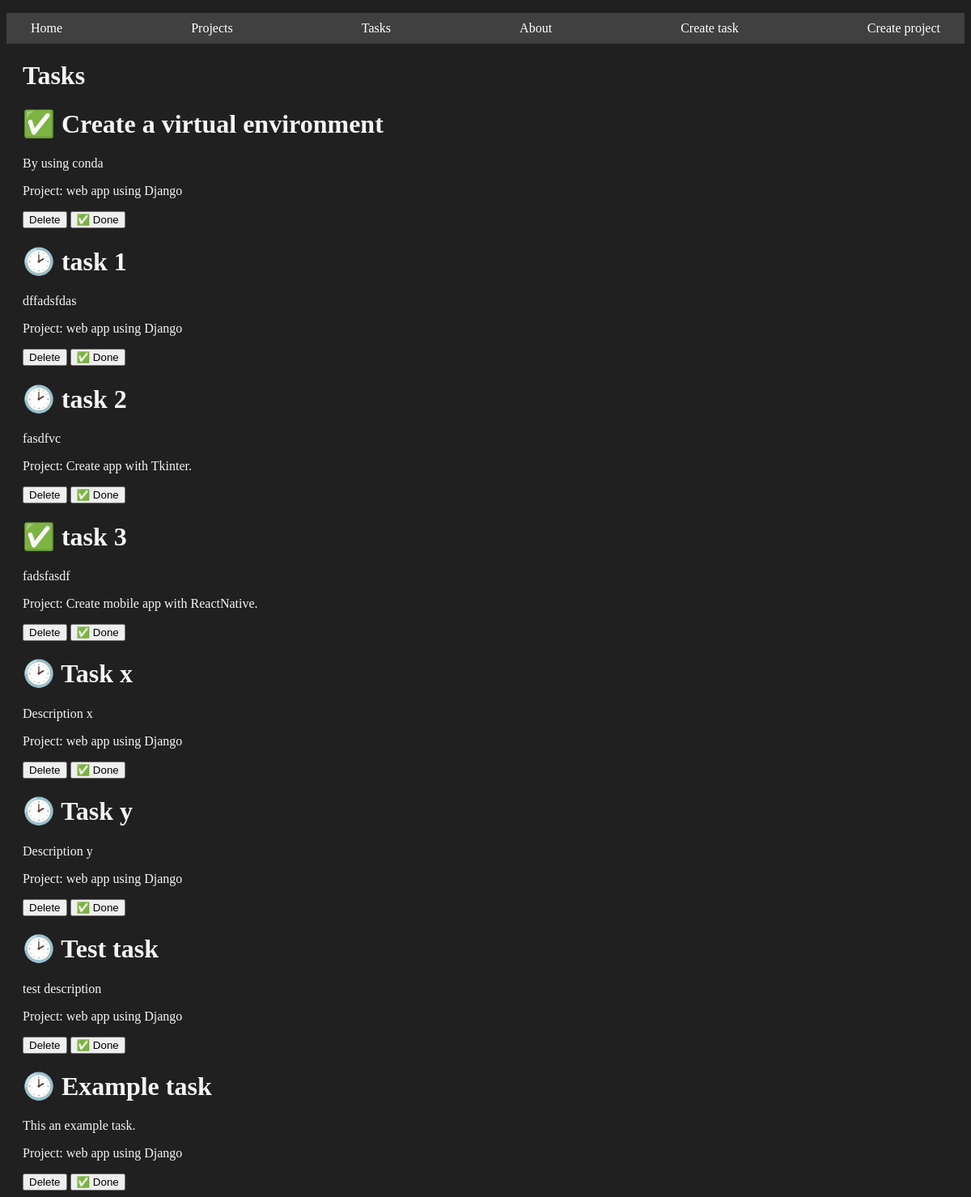
/tasks/, run on an earlier commit of the app's database.
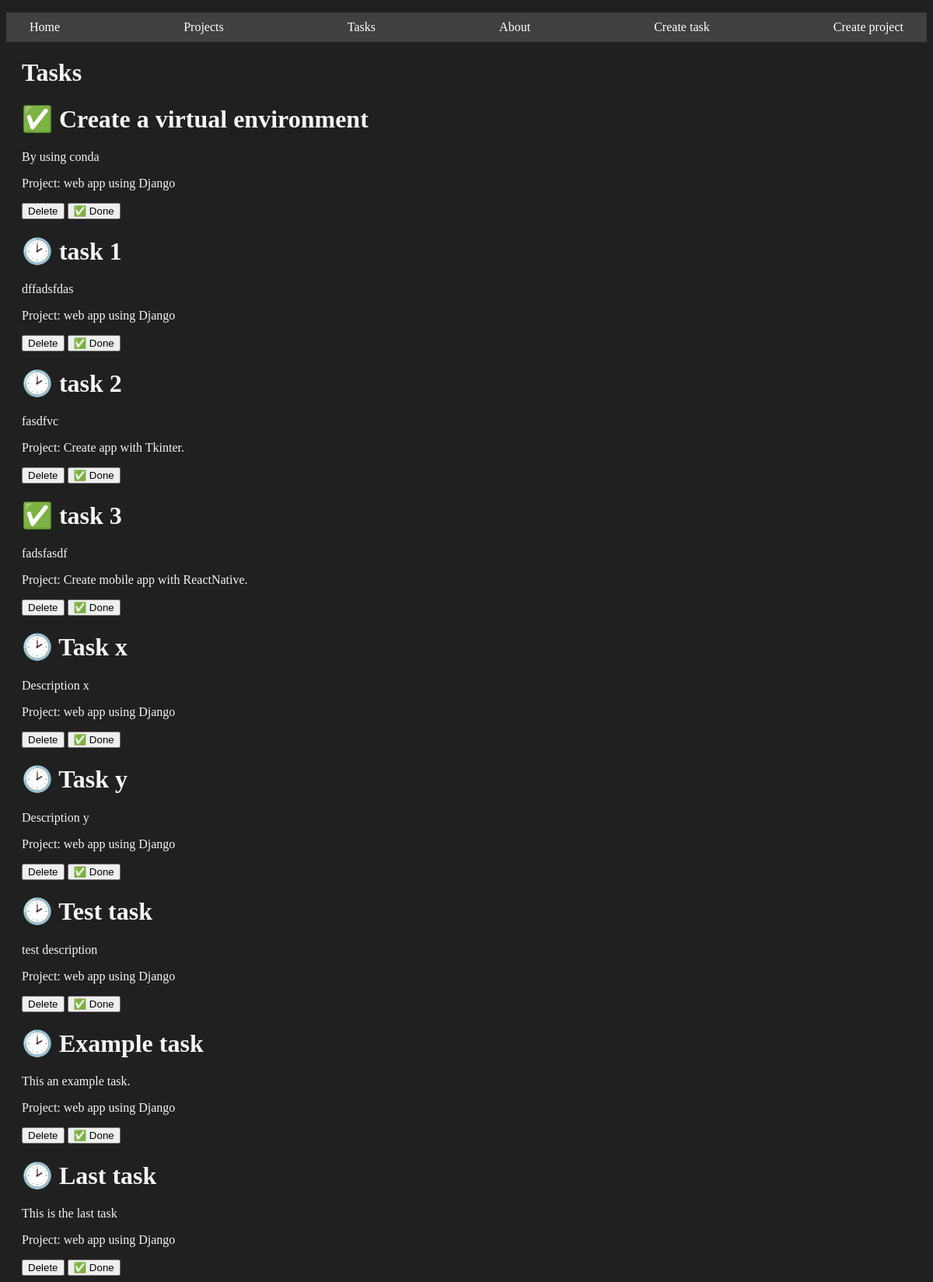
And on a later commit of the database.
### myapp/models.py (models this page shows, shortened)
class Task(models.Model):
    title = models.CharField(max_length=200)
    description = models.TextField()
    project = models.ForeignKey(Project, on_delete=models.CASCADE)
    done = models.BooleanField(default=False)

class Project(models.Model):
    name = models.CharField(max_length=200)

### myapp/views.py (the view)
# urls.py: path("tasks/", views.tasks, name="tasks"),
def tasks(request):
    tasks = Task.objects.all()
    return render(request, "tasks/tasks.html", {
        'tasks': tasks
    })

### myapp/templates/tasks/tasks.html
{% extends 'layouts/base.html' %} {% block content %}
<h1>Tasks</h1>
{% for task in tasks %}
<div>
  <h1>
    {% if task.done == False %} 🕑 {% else %} ✅ {% endif %} {{task.title}}
  </h1>
  <p>{{task.description}}</p>
  <p>Project: {{task.project.name}}</p>
  <button>Delete</button>
  <button>✅ Done</button>
</div>
{% endfor %} {% endblock content %}

### myapp/templates/layouts/base.html (shortened to what this page needs)
{% load static %}
<!DOCTYPE html>
<html lang="en">
  <head>
    <link rel="stylesheet" href="{% static 'styles/main.css' %}" />
  </head>
  <body>
    <nav class="navbar container">
      <ul>
        <li>
          <a href="{% url 'index' %}">Home</a>
        </li>
        <li>
          <a href="{% url 'projects' %}">Projects</a>
        </li>
        <li>
          <a href="{% url 'tasks' %}">Tasks</a>
        </li>
        <li>
          <a href="{% url 'about' %}">About</a>
        </li>
        <li>
          <a href="{% url 'create_task' %}">Create task</a>
        </li>
        <li>
          <a href="{% url 'create_project' %}">Create project</a>
        </li>
      </ul>
    </nav>
    <main class="container">{% block content %} {% endblock %}</main>
  </body>
</html>

### myapp/static/styles/main.css (style rules this page uses)
body { background: #202020; color: whitesmoke; }
.navbar { background: #404040; }
.navbar ul { display: flex; justify-content: space-between; padding: 10px 10px; }
.navbar ul li { list-style: none; }
.navbar ul li a { color: white; text-decoration: none; }
.container { max-width: 1200px; margin: auto; padding: 0 20px; }

What changed in the data, as far as the page shows it:
added Task: title "Last task", description "This is the last task", project.name "web app using Django"
